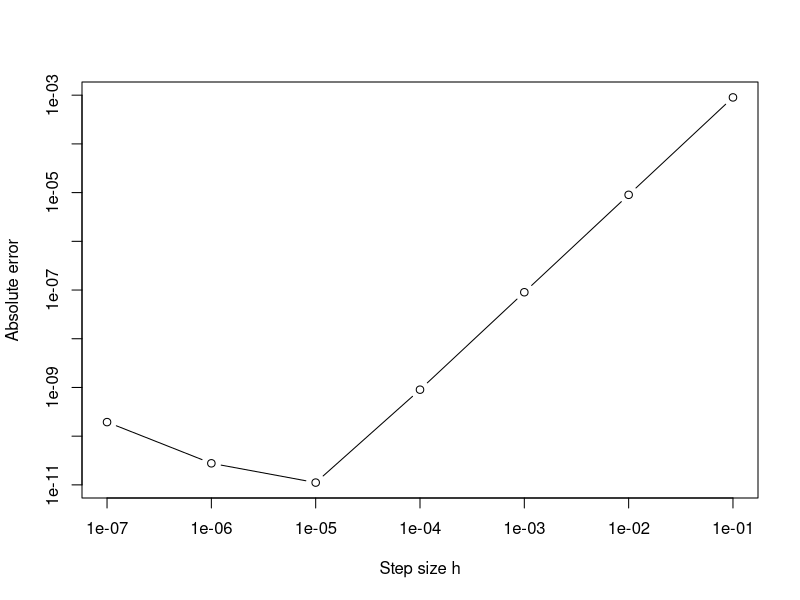

Write the R code that produced this figure.
centered <- function(h) (sin(1+h)-sin(1-h))/(2*h)
h <- 10^seq(-1, -7, by = -1)
approximation <- vapply(h, centered, numeric(1))
error <- abs(approximation-cos(1))
results <- data.frame(h = h, estimate = approximation,
                      absolute_error = error)
print(results, digits = 8)
plot(h, error, log = "xy", type = "b",
     xlab = "Step size h", ylab = "Absolute error")
